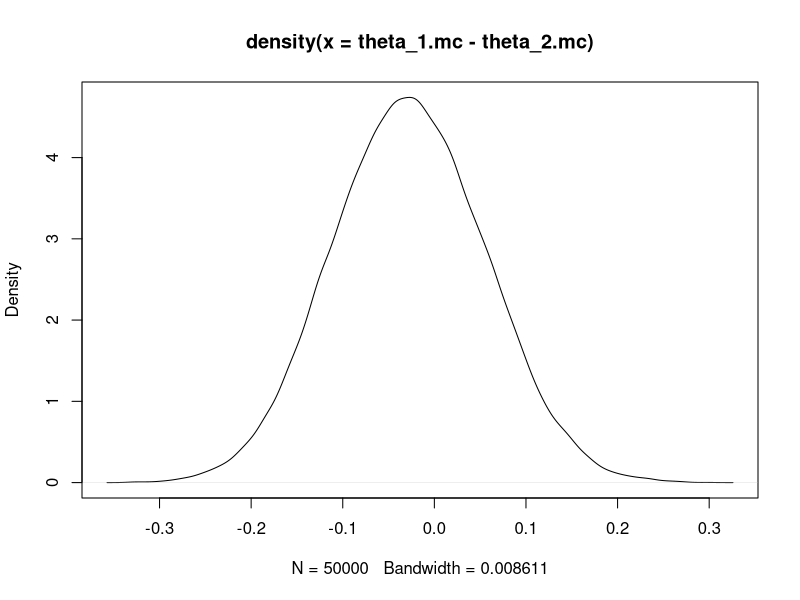

Write R code to recreate this figure.
## ---- chunk 1
set.seed(2)
a <- 1; b <- 1
sy1 <- 57; n1 <- 100
sy2 <- 30; n2 <- 50
theta_1.mc <- rbeta(50000, a + sy1, b + n1 - sy1)
theta_2.mc <- rbeta(50000, a + sy2, b + n2 - sy2)
plot(density(theta_1.mc - theta_2.mc))
## ---- chunk 2
t_1_less_t_2 = mean(theta_1.mc<theta_2.mc)
